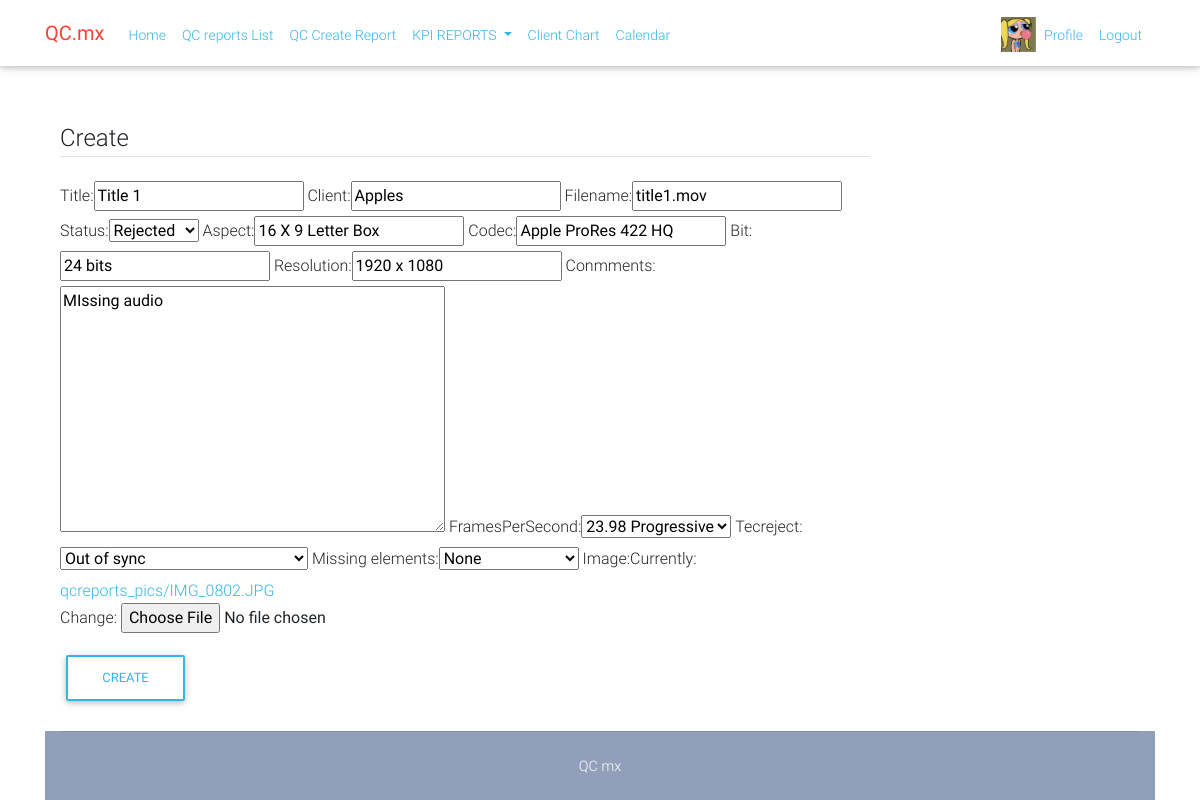
The app's page /qcreport/1/update (signed in) with its own data.
### users/models.py (models this page shows, shortened)
class Profile(models.Model):
    user = models.OneToOneField(User, on_delete=models.CASCADE)
    image = models.ImageField(default='default.png', upload_to='profile_pics')

### qcrep/models.py (models this page shows, shortened)
class Qcreport(models.Model):
    Result = (
        ('Approved', 'Approved'),
        ('Rejected', 'Rejected'),
        ('Pending', 'Pending'),
    )
    Fps = (
        ('Pending', 'Pending'),
        ('23.98P', '23.98 Progressive'),
        ('23.98I', '23.98 Interlaced'),
        ('29.97P', '29.97 Progressive'),
        ('29.97I', '29.97 Interlaced'),
        ('25P', '25 Progressive'),
        ('25I', '25 Interlaced'),
        ('24P', '24 Progressive'),
        ('59.94I', '59.94I'),
    )
    Reject = (
        ('Pending', 'Pending'),
        ('MB', 'Macroblocks'),
        ('IF', 'Inverted Fields'),
        ('BF', 'Blended Fields'),
        ('BM', 'Broken Media'),
        ('VBI', 'VBI Line'),
        ('Sync', 'Out of sync'),
        ('RG', 'Red or Green Frames'),
        ('FF', 'Frezzed Frames'),
        ('RF', 'Repeated Frames'),
        ('AF', 'Artifacts'),
        ('SA', 'Saturated Audio'),
        ('WAM', 'Audio does not belong to media'),
        ('AN', 'Audio Noise'),
        ('Drop', 'Audio/Video Drop Out'),
        ('BR', 'Low Bit Rate'),
        ('VS', 'Video out or range or Standards'),
        ('None', 'None'),
    )
    MissElements = (
        ('MovieTitle', 'Movie Title'),
        ('Initial Credits', 'Initial Credits'),
        ('Final Roller', 'Final Roller'),
        ('Ep Num', 'Episode Number'),
        ('None', 'None'),
        ('Pending', 'Pending'),
    )
    title = models.CharField(max_length=100)
    client = models.CharField(max_length=100)
    filename = models.CharField(max_length=100)
    status = models.CharField(max_length=100, default='Pending', choices = Result)
    aspect = models.CharField(max_length=100, default='Pending')
    codec = models.CharField(max_length=100, default='Pending')
    bit = models.CharField(max_length=100, default='Pending')
    resolution = models.CharField(max_length=100, default='Pending')
    date_posted = models.DateTimeField(default=timezone.now)
    qc_duedate = models.DateTimeField(default=timezone.now, blank=True)
    conmments = models.TextField(default='Pending')
    author = models.ForeignKey(User, default='None', on_delete=models.CASCADE)
    image = models.ImageField(default='image_penging.png', upload_to='qcreports_pics')
    framesPerSecond = models.CharField(max_length=100, default='Pending', choices = Fps)
    tecreject = models.CharField(max_length=100, default='Pending', choices = Reject)
    missing_elements = models.CharField(max_length=100, default='Pending', choices = MissElements)

### qcrep/views.py (the view, shortened to what this page needs)
# urls.py: path('qcreport/<int:pk>/update', QcreportUpdateView.as_view(), name='qcrep-qc_update'),
class QcreportUpdateView(LoginRequiredMixin, UpdateView):
    model = Qcreport
    template_name = 'qcrep/qcreports_form.html'
    context_object_name = 'qcreports'
    fields = ['title', 'client', 'filename', 'status', 'aspect', 'codec', 'bit', 'resolution', 'conmments',
    'framesPerSecond', 'tecreject', 'missing_elements', 'image']

### qcrep/templates/qcrep/qcreports_form.html (shortened to what this page needs)
{% extends "qcrep/base.html" %}
{% load bootstrap %}
{% block content %}
<br><br><br><br><br>
<div class="container">
    <div class="container">
        <div class="w-75">
            <form method="POST" enctype="multipart/form-data">
                <fieldset class="form-group">
                    <legend class="border-bottom mb-4">Create</legend>
                    {{ form|bootstrap }}
                </fieldset>
                <div class="form-group">
                    <button class="btn btn-outline-info" type="submit">Create</button>
                </div>
            </form>
        </div>
    </div>
{% endblock content %}

### qcrep/templates/qcrep/base.html (shortened to what this page needs)
{% load static %}
<!DOCTYPE html>
<html lang="en">
<head>
    <link rel="stylesheet" href="https://maxcdn.bootstrapcdn.com/bootstrap/4.0.0/css/bootstrap.min.css">
    <link rel="stylesheet" href="https://use.fontawesome.com/releases/v5.8.1/css/all.css">
    <link href="{% static 'css/bootstrap.min.css' %}" rel="stylesheet">
    <link href="{% static 'css/mdb.min.css' %}" rel="stylesheet">
    <link href="{% static 'css/style.min.css' %}" rel="stylesheet">
    <link rel="stylesheet" type="text/css" href="{% static 'styles.css' %}">
    <link rel="stylesheet" href="https://cdnjs.cloudflare.com/ajax/libs/Chart.js/2.8.0/Chart.min.css" />
</head>
<nav class="navbar fixed-top navbar-expand-lg navbar wow scrolling-navbar">
        <div class="container">
          <a class="navbar-brand waves-effect" href="/">
            <strong class="red-text">QC.mx</strong>
          </a>
          <div class="collapse navbar-collapse" id="navbarSupportedContent">
            <ul class="navbar-nav mr-auto">
              <li class="nav-item active">
                <a class="nav-link waves-effect" href="{% url "qcrep-home" %}">Home
                </a>
              </li>
                <li class="nav-item active">
                  <a class="nav-link waves-effect" href="{% url "qcrep-qcreport_list" %}">QC reports List
                  </a>
                </li>
                <li class="nav-item active">
                  <a class="nav-link waves-effect" href="{% url "qcrep-qcreports_form" %}">QC Create Report
                  </a>
                </li>
                  <li class="nav-item dropdown">
                      <a class="nav-link dropdown-toggle" href="{% url "qcrep-user_reports" %}" id="navbarDropdown" role="button" data-toggle="dropdown" aria-haspopup="true" aria-expanded="false">
                        KPI REPORTS
                      </a>
                    </li>
                    <li class="nav-item active">
                        <a class="nav-link waves-effect" href="{% url "qcrep-client" %}">Client Chart
                        </a>
                      </li>
                      <li class="nav-item active">
                          <a class="nav-link waves-effect" href="{% url "qcrep-calendar" %}">Calendar
                          </a>
                        </li>
            </ul>
      <ul class="navbar-nav nav-flex-icons">
          {% if request.user.is_authenticated %}
          <li><img src="/static/{{ user.profile.image.url }}" width="35px" height="35px" class="circle"></li>
          <li class="nav-item">
              <a class="nav-link waves-effect" href="{% url "profile" %}">
                <span class="clearfix d-none d-sm-inline-block"> Profile </span>
              </a>
            </li>
          <li class="nav-item">
            <a class="nav-link waves-effect" href="{% url "logout" %}">
              <span class="clearfix d-none d-sm-inline-block"> Logout </span>
            </a>
          </li>
          {% endif %}
        </ul>
          </div>
        </div>
      </nav>
<body>
    {% block content %}
    {% endblock content %}
    <footer class="page-footer text-center font-small mt-4 wow fadeIn">
        <div class="container">
            <span class="text-white">
                <hr class="my-4">
                <div class="pb-4">
                    <span class="text-white">
                            <a href="#" target="_blank"> QC mx </a>
                    </span>
                </div>
            </span>
        </div>
    </footer>
</body>
</html>

### static/styles.css (style rules this page uses)
ul { height: 100%; padding: 5px 5px 0px 5px; font-size: 14px; }
a { color: #33b5e5; }

### records on screen
Qcreport: title "Title 1", client "Apples", filename "title1.mov", status "Rejected", aspect "16 X 9 Letter Box", codec "Apple ProRes 422 HQ", bit "24 bits", resolution "1920 x 1080", conmments "MIssing audio", framesPerSecond "23.98 Progressive", tecreject "Out of sync", missing_elements "None"
